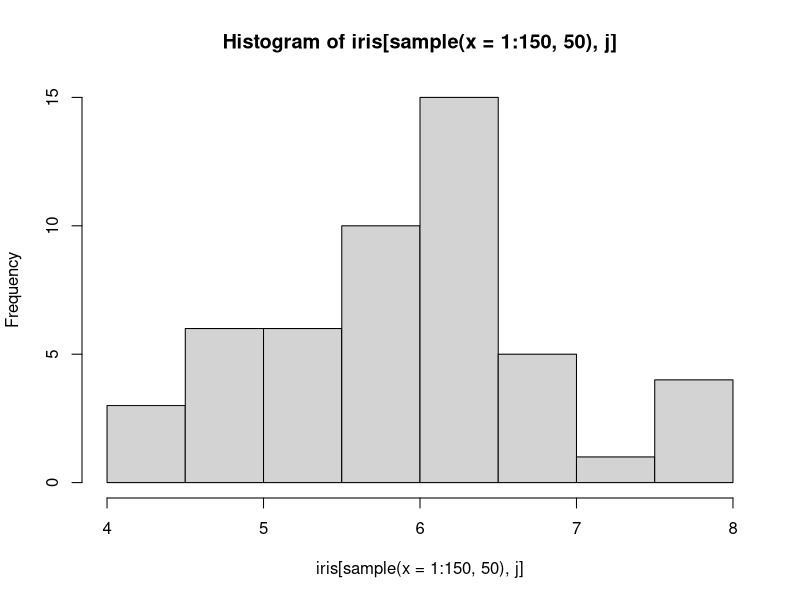
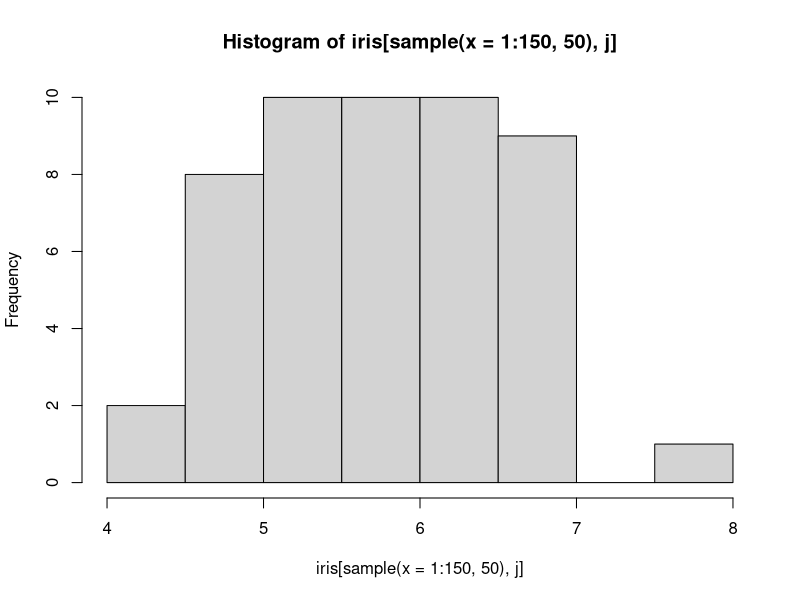
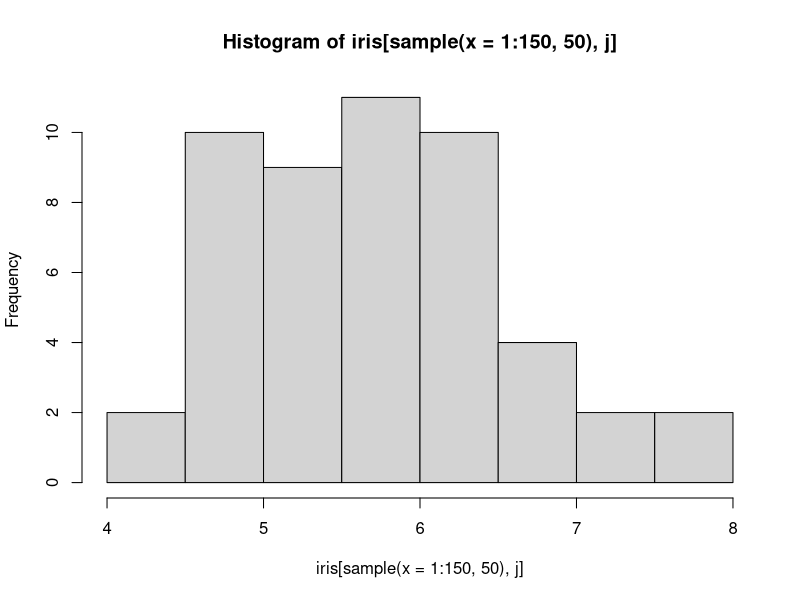
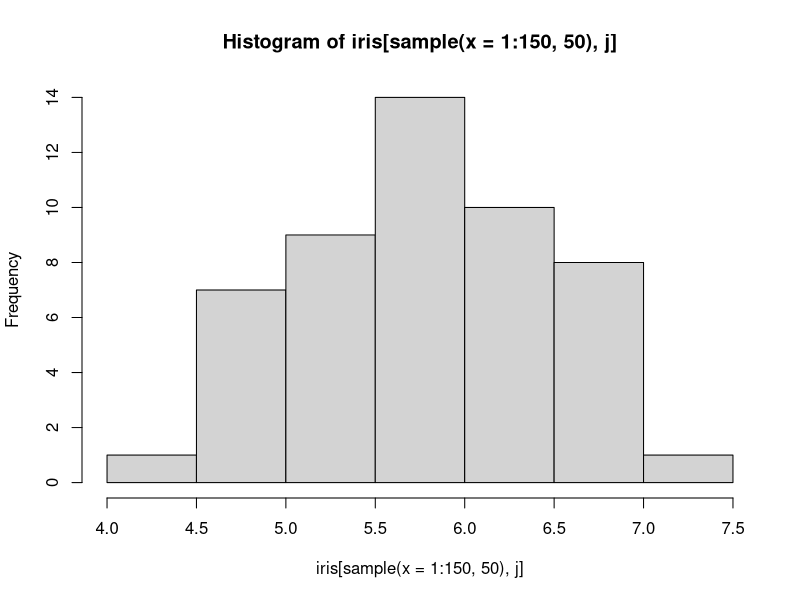
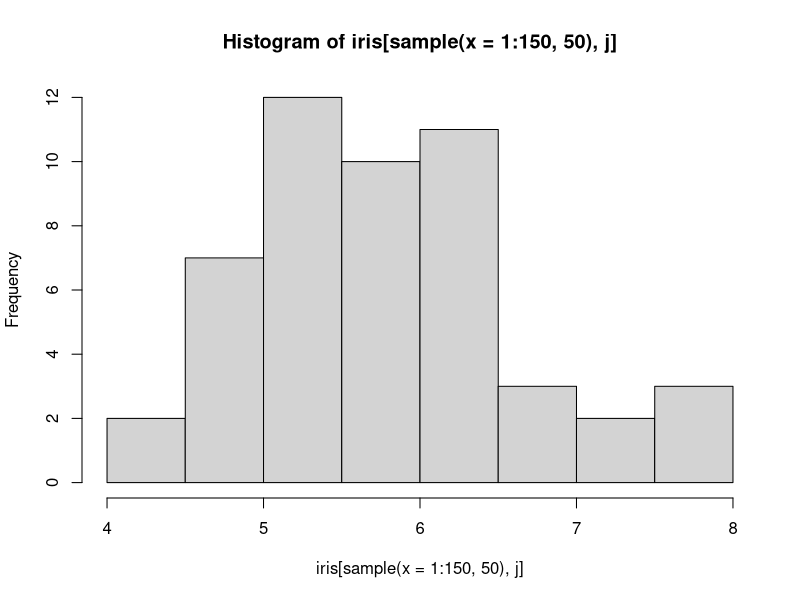
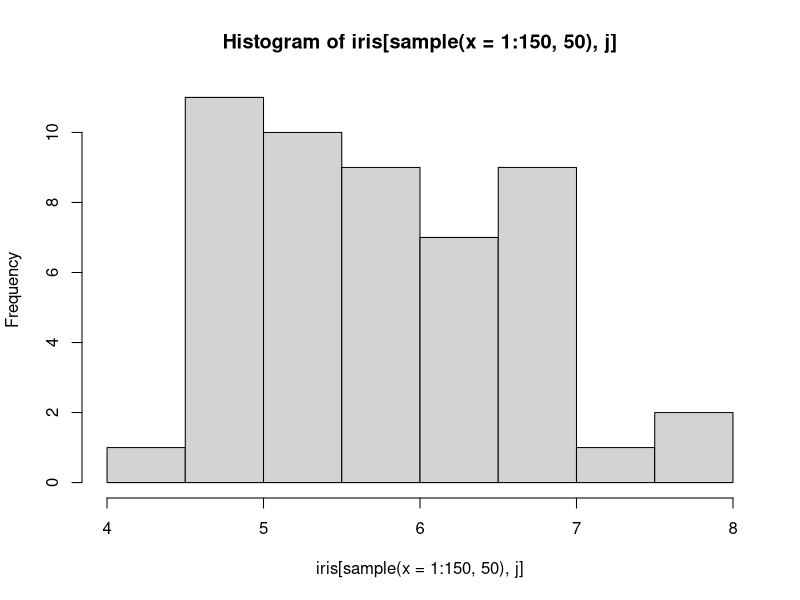
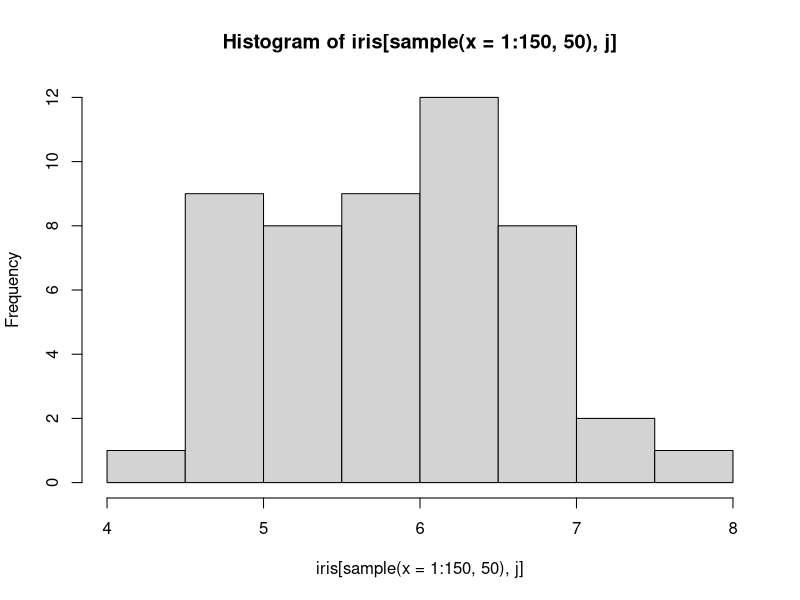
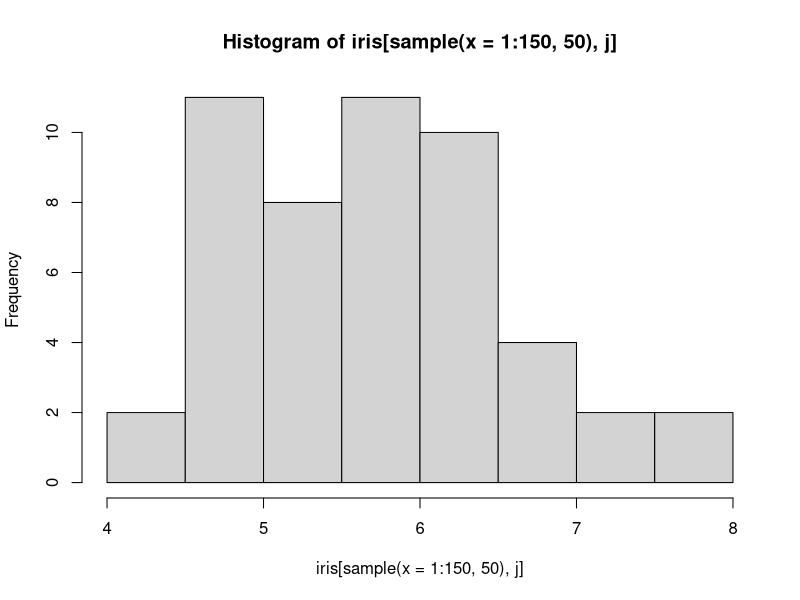

R code for these plots, in order: (Note: this script raises an error after producing the figures.)
library(plyr)
library(dplyr)
library(magrittr)
#####################?H?????ͪ????ϸ???
a=list()
total=list()
for (j in 1:4){
  for (i in 1:30){
    his <- hist(iris[sample(x=1:150,50),j])
    his$counts <- his$counts/sum(his$counts)
    a[[i]] <- his
  }
  total[[j]] <- a
}
######################################?ۦP??????
a=list()
total=list()
for (j in 1:4){
  for (i in 1:30){
    his <- hist(iris[,1])
    his$counts <- his$counts/sum(his$counts)
    a[[i]] <- his
  }
  total[[j]] <- a
}

##################?e??????
par(mfrow=c(6,4),mai=c(0,0,0,0))
for (j in 1:4){
  for (i in 1:30){
    plot(total[[j]][[i]],main = "",xlab = "",ylab = "")
  }
}
his
length(total[[1]][[1]][[1]])

#########################?⥭?? for

mu=c()
for (j in 1:3){
  sum=0
  for (i in 1:1){
    for (b in 1:(length(total[[j]][[i]][[1]])-1)){
      a=total[[j]][[i]][[2]][b]*(total[[j]][[i]][[1]][b+1]+total[[j]][[i]][[1]][b])
    sum=a+sum
    }
  }
  mu=c(mu,sum/(2*i))
}
mu
########################?⥭??  ?V?q

mu=c()
for (j in 1:4){
  sum=0
  for (i in 1:30){
    b=length(total[[j]][[i]][[1]])-1
    a=total[[j]][[i]][[2]]*(total[[j]][[i]][[1]][2:(b+1)]+total[[j]][[i]][[1]][1:b])
    sum=sum+sum(a)
  }
  mu=c(mu,sum/(2*i))
}
mu

##################################mean parallel

hcalEX=function(var){
  p=length(var)
  calEX=function(x){
    b=length(x$count)
    a=x$count*(x$breaks[2:(b+1)]+x$breaks[1:b])
    sum(a)
  }
  n=length(var[[1]])
  mu=c()
  for (j in 1:p){
    m=sum(sapply(var[[j]],calEX))/(2*n)
    mu=c(mu,m)
  }
  mu
}
##################################var parallel
hcalvar=function(hisvar){
  p=length(hisvar)
  calEX2=function(x){
    b=length(x$count)
    parta=x$count*(x$breaks[1:b]^2  
                  +  x$breaks[1:b]*x[[1]][2:(b+1)]  
                  +  x$breaks[2:(b+1)]^2
                  )
    sum(parta)
  }
  n=length(hisvar[[1]])
  EX2=c()
  for (j in 1:p){
    m=sum(sapply(hisvar[[j]],calEX2))/(3*n)
    EX2=c(EX2,m)
  }
  EX2
  mu=hcalEX(hisvar)
  var=EX2-mu^2
  var
}

################################################ var for
EX2=c()
for (j in 1:1){
  sum=0
  for (i in 1:1){
    b=length(total[[j]][[i]][[1]])-1
    a=total[[j]][[i]][[2]]*(total[[j]][[i]][[1]][2:(b+1)]^2+
                              total[[j]][[i]][[1]][2:(b+1)]*total[[j]][[i]][[1]][1:b]+
                              total[[j]][[i]][[1]][1:b]^2)
    sum=sum+sum(a)
  }
  EX2=c(EX2,sum/(3*i))
}
EX2
var=EX2-mu^2
var
###############################################covrance

hcalcov=function(x){
  p=length(x)
  cov=matrix(0,ncol=p,nrow=p)
  for (i in 1:p){
    m1=laply(x[[i]],calEX)
    for (j in 1:p){
      m2=laply(x[[j]],calEX)
      cov[i,j]=sum(m1*m2)/(4*p)-sum(m1)*sum(m2)/(4*p^2)
    }
  }
  list(cov,eigen(cov))
}


########################################
##linear combin
ppp=list()
data1=total
p=4
n=30
for (i in 1:30){
  bij=c()
  for (j in 1:p){
    bij[j]=length(data1[[j]][[i]]$count)
  }
  bij
  #造所有區間的組合
  exp=expand.grid(1:bij[1],1:bij[2],1:bij[3],1:bij[4])
  #把區間最小值和最大值分別放在不同矩陣(此時只是index)
  minI=matrix(0,ncol=p,nrow=dim(exp)[1])
  maxI=matrix(0,ncol=p,nrow=dim(exp)[1])
  #收集每個區間機率容器
  pro=rep(1,dim(exp)[1])
  #放入正確的數值
  for (j in 1:p){
    x=data1[[j]][[i]]$breaks
    count=data1[[j]][[i]]$count
    minI[,j]=x[exp[,j]]
    maxI[,j]=x[exp[,j]+1]
    pro=pro*count
  }
  #獲得主成分的係數向量
  coef=hcalcov(data1)[[2]]$vectors
  pro
  minI
  maxI
  #判定細數是否小於0，如果小於0，該系數的區間交換大小位置
  for (j in 1:p){
    if (coef[1,j]<0) {
      a=minI[,j]
      minI[,j]=maxI[,j]
      maxI[,j]=a
    }
  }
  
  #計算線性組合後的區間
  linmin=minI %*% coef[1,]
  linmax=maxI %*% coef[1,]
  m=cbind(linmin[,1],linmax[,1])
  
  np=as.data.frame(m)
  names(np)=c("Imin","Imax")
  #找出合併後直方圖的range
  his=np %>% summarise(hmin=min(Imin),hmax=max(Imax))
  Bi=max(bij)
  his=seq(from=his$hmin,to=his$hmax,length.out=Bi+1)
  

  #以下先進行對一個區間重疊的計算
  pp=c()
  for (b in 1:Bi){
    testm=cbind(linmin,linmax,his[b],his[b+1])
    
    #########完全包含的index  有時候會是空的，沒有任何全包含
    allcoverindex=which((testm[,2]<=testm[,4] & testm[,1]>=testm[,3]) |
                          (testm[,2]>=testm[,4] & testm[,1]<=testm[,3]))
    #########篩選出完全包含的
    allcover=testm[allcoverindex,]
    if (is(allcover)[2]=="vector"){
      allcover=t(as.matrix(allcover))
    }
    #計算完全包含的p值
    ratio1=min(abs(allcover[,4]-allcover[,3]),abs(allcover[,2]-allcover[,1]))/abs(allcover[,2]-allcover[,1])
    p1=sum(ratio1*pro[allcoverindex])
    
    ################判斷有重疊的index
    coverindex=which(testm[,2]>testm[,3] & testm[,1]<testm[,4])
    #######找出有相交，但不是完全包含的index
    out=coverindex %in% allcoverindex
    #######找出有相交，但是不是完全包含的
    takeindex=coverindex[!out]
    takem=testm[takeindex,]
    ####算出有take重疊的長度
    gg=cbind(takem[,2]-takem[,3],takem[,4]-takem[,1])
    takelen=apply(abs(gg),1,FUN = min)
    
    ratio2=takelen/abs(takem[,2]-takem[,1])
    p2=sum(ratio2*pro[takeindex])
    pp[b]=p1+p2
  }
ppp[[i]]=pp
}
ppp
